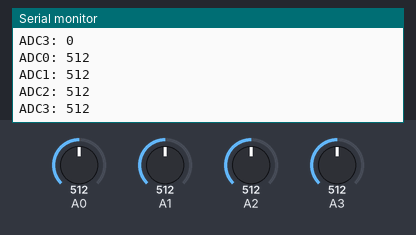
Recording of a sketch running on a simulated Arduino Mega 2560, built with avr-gcc and run on an emulated ATmega2560. On the bench: the last lines printed to the serial monitor. The inputs (shaded band) are chosen by the test bench; at power-on: A0 = 512, A1 = 512, A2 = 512, A3 = 512.

Above: at 1.2 s.
1.3 s: A0 set to 716
2.8 s: A1 set to 716
At 3.6 s:
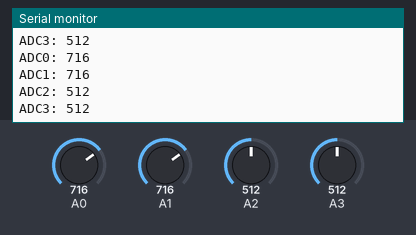
4.3 s: A2 set to 716
At 5.6 s:
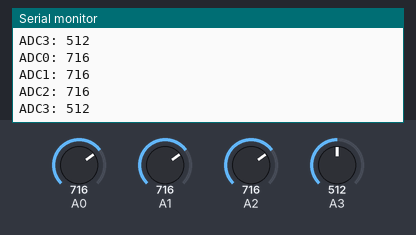
5.8 s: A3 set to 716
At 6.8 s:
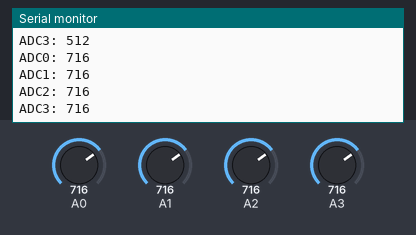
7.3 s: A0 set to 992
8.8 s: A1 set to 992
At 9.6 s:
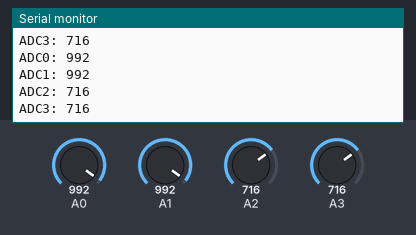
Timing chart, 0 to 11.3 s (numbered marks = the images above; inputs shaded):
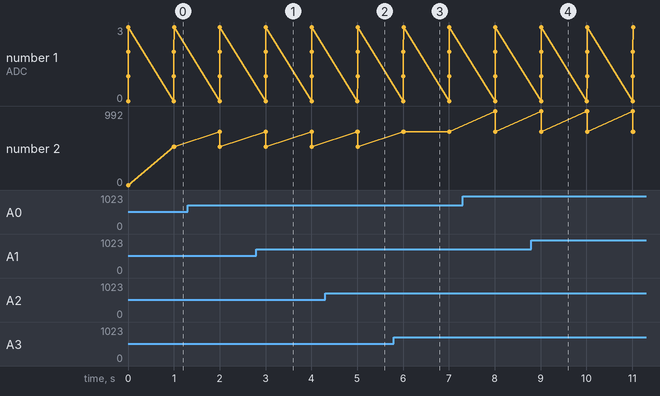

The sketch:

ADC_.ino
```cpp
// Arduino Mega: ADC Konfiguration
#include <avr/io.h>
#include <avr/interrupt.h>
volatile uint16_t adcResults[4] = {0}; // Array, um die Ergebnisse der ADC-Kanäle zu speichern
volatile uint8_t currentChannel = 0;  // Aktueller ADC-Kanal (0 bis 3)
void setup() {
  cli(); // Interrupts deaktivieren
  // Referenzspannung auf interne 2.56V setzen
  ADMUX = (1 << REFS1) | (1 << REFS0); // Internal 2.56V Reference with external capacitor at AREF pin
  // ADC Prescaler auf 128 setzen (für 16 MHz Takt)
  ADCSRA = (1 << ADPS2) | (1 << ADPS1) | (1 << ADPS0); // Prescaler = 128
  // Auto Trigger Source auf Timer1 Compare Match B setzen
  ADCSRB = (1 << ADTS2) | (1 << ADTS0); // Trigger Source = Timer1 Compare Match B
  // Digital Input deaktivieren für ADC0, ADC1, ADC2, ADC3
  DIDR0 = (1 << ADC0D) | (1 << ADC1D) | (1 << ADC2D) | (1 << ADC3D);
  // Auto Trigger und ADC Interrupt aktivieren
  ADCSRA |= (1 << ADATE) | (1 << ADIE);
  // ADC aktivieren
  ADCSRA |= (1 << ADEN);
  // Timer1 konfigurieren
  TCCR1A = 0; // Normaler Modus, keine PWM
  TCCR1B = (1 << WGM12) | (1 << CS11) | (1 << CS10); // CTC-Modus, Prescaler = 64
  OCR1A = 3124; // Compare Match A, entspricht einer Periode von 12.5ms
  OCR1B = 3124; // Compare Match B für den ADC-Trigger
  sei(); // Interrupts aktivieren
}

void loop() {
  // Beispiel: Ausgabe der ADC-Werte über die serielle Schnittstelle
  Serial.begin(115200);
  for (uint8_t i = 0; i < 4; i++) {
    Serial.print("ADC");
    Serial.print(i);
    Serial.print(": ");
    Serial.println(adcResults[i]);
  }
  delay(1000);
}
// ADC Interrupt Service Routine
ISR(ADC_vect) {
  // Speichere das aktuelle ADC-Ergebnis
  adcResults[currentChannel] = ADC;

  // Nächsten Kanal einstellen
  currentChannel = (currentChannel + 1) % 4; // Zyklisch zwischen ADC0, ADC1, ADC2, ADC3
  ADMUX = (ADMUX & 0xF0) | currentChannel; // Unteren 4 Bits von ADMUX setzen
  // Compare Match Flag manuell zurücksetzen!
  TIFR1 = (1 << OCF1B);
}
```

Measured:
- after the input at 2.8 s, the serial monitor: prints a new line after 0.20 s (image 1)
- after the input at 4.3 s, the serial monitor: prints a new line after 0.71 s (image 2)
- after the input at 5.8 s, the serial monitor: prints a new line after 0.21 s (image 3)
- after the input at 8.8 s, the serial monitor: prints a new line after 0.21 s (image 4)
